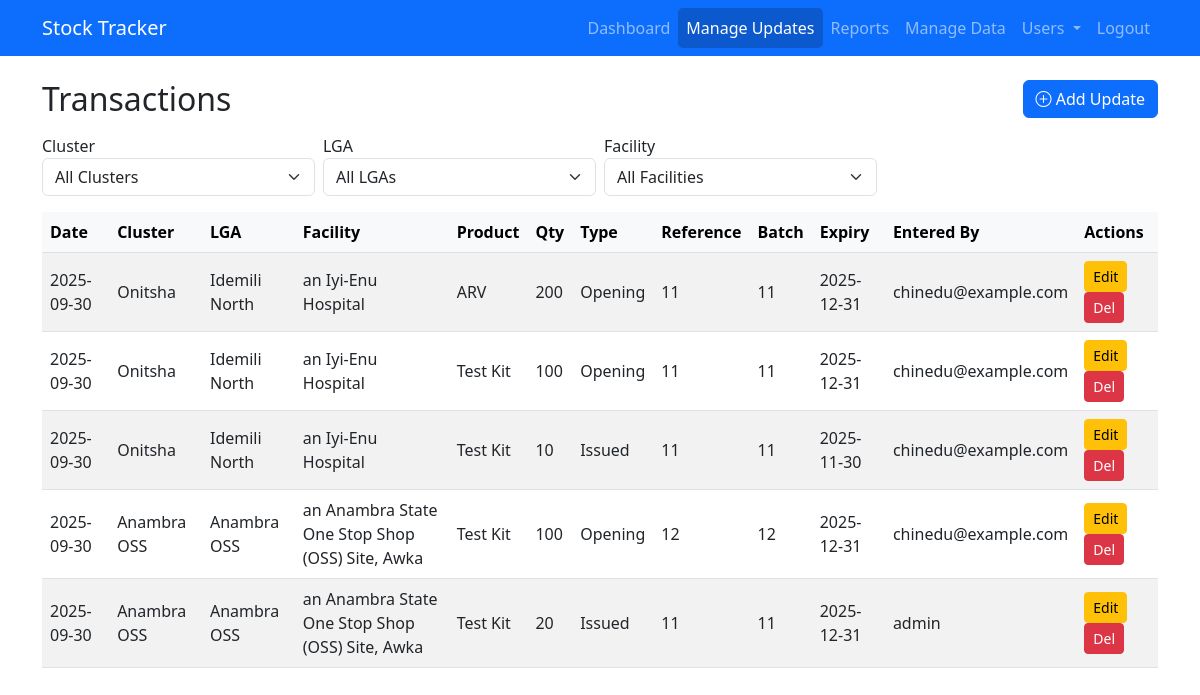
Page /transactions (signed in) on the earlier database version.
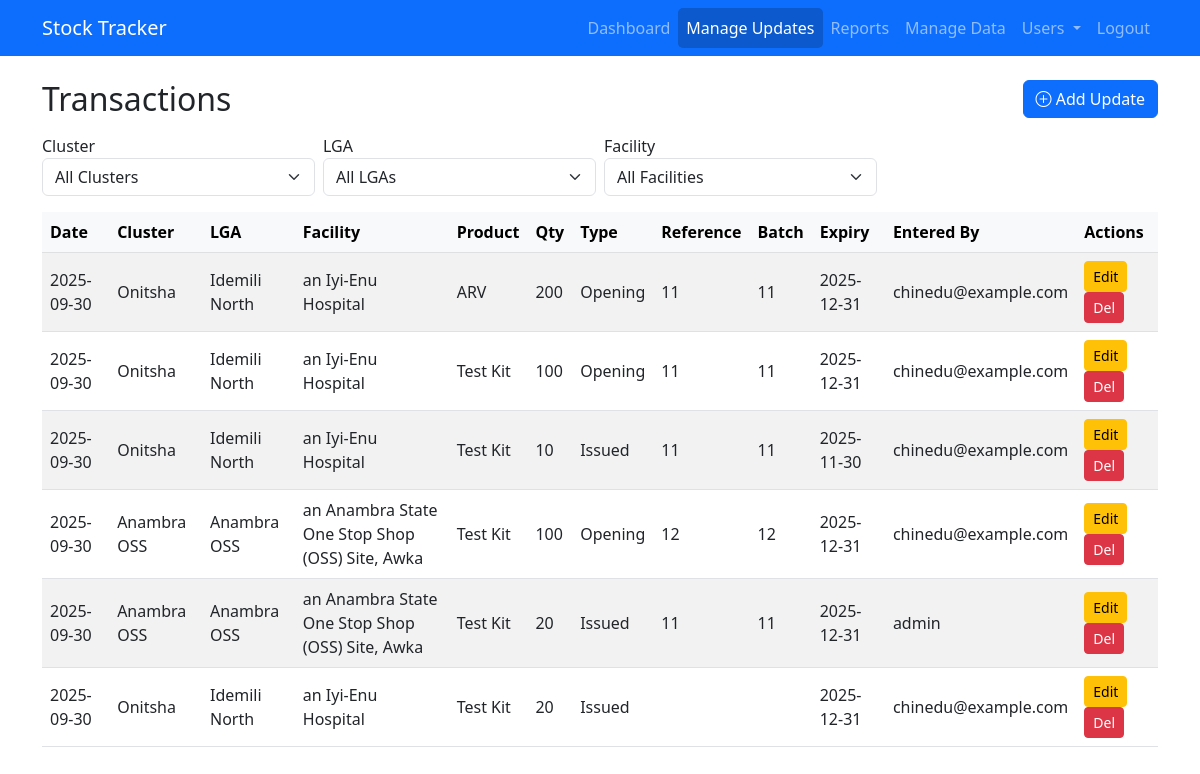
Same page on the later database version.
### models.py (models this page shows, shortened)
class StockTransaction(db.Model):
    id = db.Column(db.Integer, primary_key=True)
    facility_id = db.Column(db.Integer, db.ForeignKey('facility.id'), nullable=False)
    product_id = db.Column(db.Integer, db.ForeignKey('product.id'), nullable=False)
    date = db.Column(db.Date, nullable=False, default=datetime.utcnow)
    quantity = db.Column(db.Integer, nullable=False)
    transaction_type = db.Column(db.String(20), nullable=False)
    reference_number = db.Column(db.String(50))
    batch_number = db.Column(db.String(50), nullable=True)
    expiry_date = db.Column(db.Date, nullable=True)
    entered_by = db.Column(db.String(120), nullable=True)  # audit field
    created_at = db.Column(db.DateTime, default=datetime.utcnow)

class Cluster(db.Model):
    id = db.Column(db.Integer, primary_key=True)
    name = db.Column(db.String(100), unique=True, nullable=False)
    lgas = db.relationship('LGA', backref='cluster', lazy=True)

class LGA(db.Model):
    id = db.Column(db.Integer, primary_key=True)
    name = db.Column(db.String(100), nullable=False)
    cluster_id = db.Column(db.Integer, db.ForeignKey('cluster.id'), nullable=False)
    facilities = db.relationship('Facility', backref='lga', lazy=True)

class Facility(db.Model):
    id = db.Column(db.Integer, primary_key=True)
    name = db.Column(db.String(150), nullable=False)
    lga_id = db.Column(db.Integer, db.ForeignKey('lga.id'), nullable=False)
    facility_products = db.relationship('FacilityProduct', backref='facility', lazy=True)
    transactions = db.relationship('StockTransaction', backref='facility', lazy=True)

class Product(db.Model):
    id = db.Column(db.Integer, primary_key=True)
    name = db.Column(db.String(120), nullable=False)
    unit = db.Column(db.String(30))
    facility_products = db.relationship('FacilityProduct', backref='product', lazy=True)
    transactions = db.relationship('StockTransaction', backref='product', lazy=True)

### app.py (the view)
@app.route('/transactions')
@restrict_scope
def transactions():
    query = db.session.query(
        StockTransaction.id,
        StockTransaction.date,
        StockTransaction.quantity,
        StockTransaction.transaction_type,
        StockTransaction.reference_number,
        StockTransaction.batch_number,
        StockTransaction.expiry_date,
        StockTransaction.entered_by,
        Facility.id.label('facility_id'),
        Facility.name.label('facility'),
        LGA.id.label('lga_id'),
        LGA.name.label('lga'),
        Cluster.id.label('cluster_id'),
        Cluster.name.label('cluster'),
        Product.name.label('product')
    ).join(Facility, StockTransaction.facility_id == Facility.id) \
     .join(LGA, Facility.lga_id == LGA.id) \
     .join(Cluster, LGA.cluster_id == Cluster.id) \
     .join(Product, StockTransaction.product_id == Product.id) \
     .filter(
         (g.cluster_id is None or LGA.cluster_id == g.cluster_id),
         (g.lga_id is None or Facility.lga_id == g.lga_id),
         (g.facility_id is None or StockTransaction.facility_id == g.facility_id)
     )
    transactions = query.order_by(StockTransaction.date.desc()).all()
    clusters, lgas, facilities = get_dropdowns(g.cluster_id, g.lga_id, g.facility_id)
    return render_template(
        'transactions.html',
        transactions=transactions,
        clusters=clusters,
        lgas=lgas,
        facilities=facilities,
        selected_cluster=g.cluster_id,
        selected_lga=g.lga_id,
        selected_facility=g.facility_id
    )

### app.py (called while the page is built)
@login_manager.user_loader
def load_user(user_id):
    return User.query.get(int(user_id))

### auth/scope_utils.py (called while the page is built, shortened)
def get_user_scope_filters(cluster_id=None, lga_id=None, facility_id=None):
    if current_user.role == 'super':
        return cluster_id, lga_id, facility_id

def restrict_scope(f):
    @wraps(f)
    def wrapper(*args, **kwargs):
        cluster_id = request.args.get("cluster", type=int)
        lga_id = request.args.get("lga", type=int)
        facility_id = request.args.get("facility", type=int)
        g.cluster_id, g.lga_id, g.facility_id = get_user_scope_filters(
            cluster_id, lga_id, facility_id
        )
        return f(*args, **kwargs)
    return wrapper

### templates/transactions.html (shortened to what this page needs)
{% extends "base.html" %}
{% block content %}
<div class="d-flex justify-content-between align-items-center mb-3">
  <h2 class="mb-0">Transactions</h2>
  <a href="{{ url_for('add_transaction') }}" class="btn btn-primary">
    <i class="bi bi-plus-circle"></i> Add Update
  </a>
</div>
<form method="get" class="row g-2 mb-3">
  <div class="col-md-3">
    <label>Cluster</label>
    <select name="cluster" class="form-select" onchange="this.form.submit()">
      <option value="">All Clusters</option>
    </select>
  </div>
  <div class="col-md-3">
    <label>LGA</label>
    <select name="lga" class="form-select" onchange="this.form.submit()">
      <option value="">All LGAs</option>
    </select>
  </div>
  <div class="col-md-3">
    <label>Facility</label>
    <select name="facility" class="form-select" onchange="this.form.submit()">
      <option value="">All Facilities</option>
    </select>
  </div>
</form>
<div class="table-responsive">
<table class="table table-striped align-middle">
  <thead class="table-light">
    <tr>
      <th>Date</th>
      <th>Cluster</th>
      <th>LGA</th>
      <th>Facility</th>
      <th>Product</th>
      <th>Qty</th>
      <th>Type</th>
      <th>Reference</th>
      <th>Batch</th>
      <th>Expiry</th>
      <th>Entered By</th>
      <th>Actions</th>
    </tr>
  </thead>
  <tbody>
    {% for tx in transactions %}
    <tr>
      <td>{{ tx.date }}</td>
      <td>{{ tx.cluster }}</td>
      <td>{{ tx.lga }}</td>
      <td>{{ tx.facility }}</td>
      <td>{{ tx.product }}</td>
      <td>{{ tx.quantity }}</td>
      <td>{{ tx.transaction_type }}</td>
      <td>{{ tx.reference_number }}</td>
      <td>{{ tx.batch_number }}</td>
      <td>{{ tx.expiry_date }}</td>
      <td>{{ tx.entered_by }}</td>
      <td>
        <a href="{{ url_for('edit_transaction', id=tx.id) }}" class="btn btn-sm btn-warning">Edit</a>
        <form action="{{ url_for('delete_transaction', id=tx.id) }}" method="post" style="display:inline;"
              onsubmit="return confirm('Are you sure?');">
          <button type="submit" class="btn btn-sm btn-danger">Del</button>
        </form>
      </td>
    </tr>
    {% endfor %}
  </tbody>
</table>
</div>
{% endblock %}

### templates/base.html (shortened to what this page needs)
<!doctype html>
<html lang="en">
<head>
    <link rel="stylesheet" href="https://cdn.jsdelivr.net/npm/bootstrap@5.3.0/dist/css/bootstrap.min.css">
    <link rel="stylesheet" href="https://cdn.datatables.net/1.13.6/css/jquery.dataTables.min.css">
    <link rel="stylesheet" href="https://cdn.datatables.net/responsive/2.5.0/css/responsive.dataTables.min.css">
    <link rel="stylesheet" href="https://cdn.jsdelivr.net/npm/bootstrap-icons@1.10.5/font/bootstrap-icons.css">
</head>
<body>
  <nav class="navbar navbar-expand-lg navbar-dark bg-primary">
    <div class="container">
      <a class="navbar-brand" href="{{ url_for('index') }}">Stock Tracker</a>
      <div class="collapse navbar-collapse" id="navbarNav">
        <ul class="navbar-nav ms-auto">
            {% if current_user.is_authenticated %}
            <li class="nav-item">
              <a class="nav-link {% if request.endpoint == 'dashboard.dashboard_home' %}active{% endif %}"
                href="{{ url_for('dashboard.dashboard_home') }}">Dashboard</a>
            </li>
            <li class="nav-item">
              <a class="nav-link {% if request.endpoint == 'transactions' %}active{% endif %}"
                href="{{ url_for('transactions') }}">Manage Updates</a>
            </li>
            <li class="nav-item">
              <a class="nav-link {% if request.endpoint == 'report' %}active{% endif %}"
                href="{{ url_for('report') }}">Reports</a>
            </li>
            {% if current_user.role == 'super' %}
              <li class="nav-item">
                <a class="nav-link {% if request.endpoint == 'admin.manage_data' %}active{% endif %}"
                  href="{{ url_for('admin.manage_data') }}">Manage Data</a>
              </li>
            {% endif %}
            {% if current_user.role == 'super' %}
              <li class="nav-item dropdown">
                <a class="nav-link dropdown-toggle {% if 'auth' in request.endpoint %}active{% endif %}" href="#" role="button" data-bs-toggle="dropdown" aria-expanded="false">
                  Users
                </a>
              </li>
            {% endif %}
            <li class="nav-item">
              <a class="nav-link" href="{{ url_for('auth.logout') }}">Logout</a>
            </li>
          {% else %}
            <li class="nav-item">
              <a class="nav-link {% if request.endpoint == 'auth.login' %}active{% endif %}" href="{{ url_for('auth.login') }}">Login</a>
            </li>
          {% endif %}
        </ul>
      </div>
    </div>
  </nav>
  <main class="container my-4">
    {% block content %}{% endblock %}
  </main>
</body>
</html>

### templates/base.html (style rules this page uses)
.navbar-nav .nav-link.active { background-color: rgba(8, 8, 8, 0.2); border-radius: 5px; }

Differences in the rows shown:
added StockTransaction: date "2025-09-30", cluster "Onitsha", lga "Idemili North", facility "an Iyi-Enu Hospital", product "Test Kit", quantity "20", transaction_type "Issued", expiry_date "2025-12-31", entered_by "chinedu@example.com"
